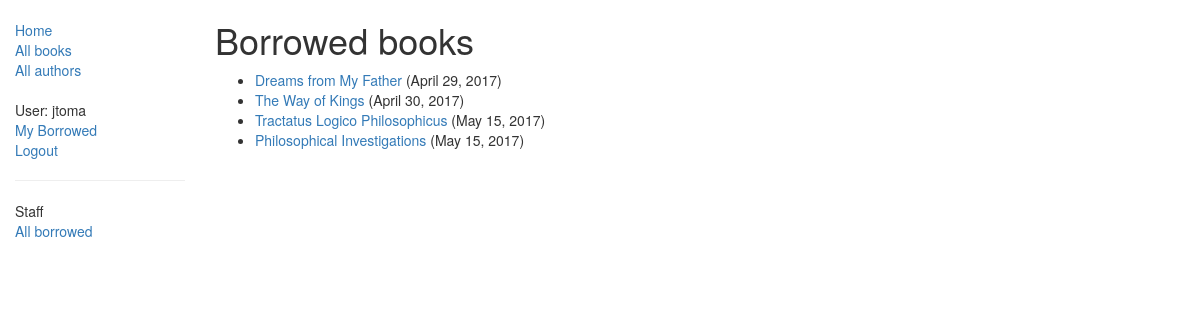
The app's page /catalog/mybooks/ (signed in) with its own data.
### catalog/models.py (models this page shows, shortened)
class BookInstance(models.Model):
    id = models.UUIDField(primary_key=True, default=uuid.uuid4, help_text="Unique ID for this particular book across whole library")
    book = models.ForeignKey('Book', on_delete=models.SET_NULL, null=True)
    imprint = models.CharField(max_length=200)
    due_back = models.DateField(null=True, blank=True)
    borrower = models.ForeignKey(User, on_delete=models.SET_NULL, null=True, blank=True)
    @property
    def is_overdue(self):
        if self.due_back:
            if date.today() > self.due_back:
                return True
        return False
    LOAN_STATUS = (
        ('d', 'Maintenance'),
        ('o', 'On loan'),
        ('a', 'Available'),
        ('r', 'Reserved'),
    )
    status = models.CharField(max_length=1, choices=LOAN_STATUS, blank=True, default='d', help_text='Book availability')
    class Meta:
        ordering = ["due_back"]
        permissions = (("can_mark_returned", "Set book as returned"),)

class Book(models.Model):
    title = models.CharField(max_length=200)
    author = models.ForeignKey('Author', on_delete=models.SET_NULL, null=True)
    summary = models.TextField(max_length=1000, help_text="Enter a brief derscription of the book")
    isbn = models.CharField('ISBN', max_length=13, help_text="Select an ISBN for this book")
    genre = models.ManyToManyField(Genre, help_text="Select a genre for this book")
    language = models.ForeignKey('Language', on_delete=models.SET_NULL, null=True)
    def display_genre(self):
        """
        Creates a string for the Genre. This is required to display genre in Admin.
        """
        return ', '.join([ genre.name for genre in self.genre.all()[:3] ])
    display_genre.short_description = "Genre"

### catalog/views.py (the view)
class LoanedBooksByUserListView(LoginRequiredMixin,generic.ListView):
    model = BookInstance
    template_name = 'catalog/bookinstance_list_borrowed_user.html'
    paginate_by = 10
    def get_queryset(self):
        return BookInstance.objects.filter(borrower=self.request.user).filter(status__exact='o').order_by('due_back')

### catalog/templates/catalog/bookinstance_list_borrowed_user.html
{% extends "base_generic.html" %}
{% block content %}
  <h1>Borrowed books</h1>
  {% if bookinstance_list %}
  <ul>
    {% for bookinst in bookinstance_list %}
    <li class="{% if bookinst.is_overdue %}text-danger{% endif %}">
      <a href="{% url 'book-detail' bookinst.book.pk %}">{{bookinst.book.title}}</a> ({{bookinst.due_back}})
    </li>
    {% endfor %}
  </ul>
  {% else %}
    <p>There are no books borrowed.</p>
  {% endif %}
{% endblock %}

### catalog/templates/base_generic.html (shortened to what this page needs)
<!DOCTYPE html>
<html lang="en">
<head>
  <link rel="stylesheet" href="https://cdn.bootcss.com/bootstrap/3.3.7/css/bootstrap.min.css">
  {% load static %}
  <link rel="stylesheet" href="{% static 'css/styles.css' %}">
</head>
<body>
  <div class="container-fluid">
  <div class="row">
    <div class="col-sm-2">
    {% block sidebar %}
    <ul class="sidebar-nav">
      <li><a href="{% url 'index' %}">Home</a></li>
      <li><a href="{% url 'books' %}">All books</a></li>
      <li><a href="{% url 'authors' %}">All authors</a></li>
    </ul>
    <ul class="sidebar-nav">
     {% if user.is_authenticated %}
       <li>User: {{ user.get_username }}</li>
       <li><a href="{% url 'my-borrowed' %}">My Borrowed</a></li>
       <li><a href="{% url 'logout'%}?next={{request.path}}">Logout</a></li>
     {% else %}
       <li><a href="{% url 'login'%}?next={{request.path}}">Login</a></li>
     {% endif %}
    </ul>
    {% if user.is_staff %}
    <hr />
    <ul class="sidebar-nav">
      <li>Staff</li>
      {% if perms.catalog.can_mark_returned %}
      <li><a href="{% url 'all-borrowed' %}">All borrowed</a></li>
      {% endif %}
    </ul>
    {% endif %}
    {% endblock %}
    </div>
    <div class="col-sm-10 ">
    {% block content %}{% endblock %}
    </div>
  </div>
  </div>
</body>
</html>

### catalog/static/css/styles.css (style rules this page uses)
.sidebar-nav { margin-top: 20px; padding: 0; list-style: none; }

### records on screen
BookInstance: book "Dreams from My Father", due_back "April 29, 2017"
BookInstance: book "The Way of Kings", due_back "April 30, 2017"
BookInstance: book "Tractatus Logico Philosophicus", due_back "May 15, 2017"
BookInstance: book "Philosophical Investigations", due_back "May 15, 2017"

### other values on screen
{{ user.get_username }} "jtoma"
